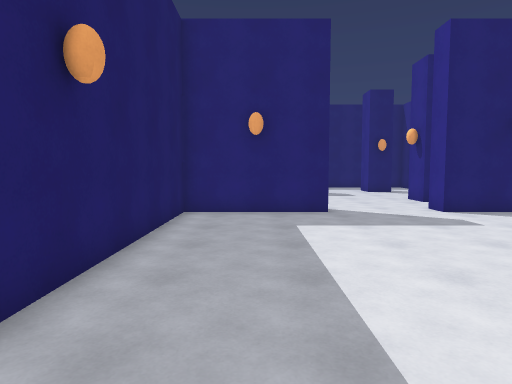
View 1 (above)

19 first-person views from a walk through a scene from a Unity 3-D project. The camera is 1.5 m above the floor, tilts 4° down and sees 75° across. The floor is counted in squares, 1 m on a side. Each view is taken from the middle of a square. On the plan, view 1 faces up. The plan holds only what a view shows up to about 15 squares ahead; the rest is blank. The player is left out. Door leaves are left out, so doorways stand open.

View 2
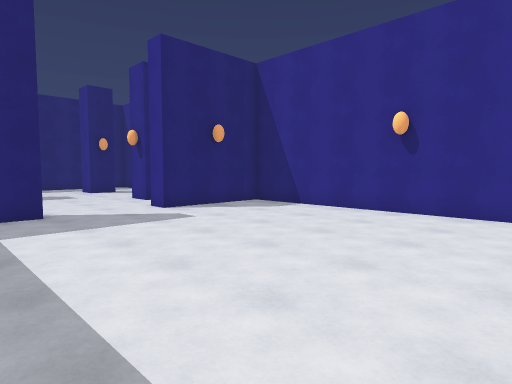

View 3
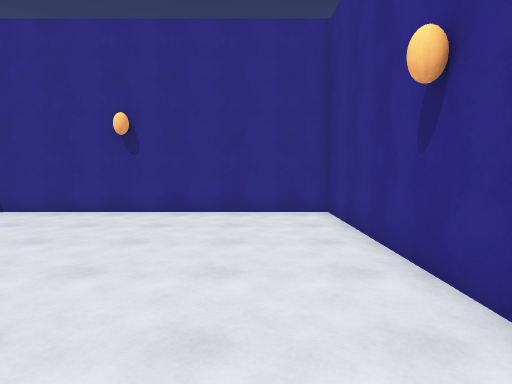

View 4
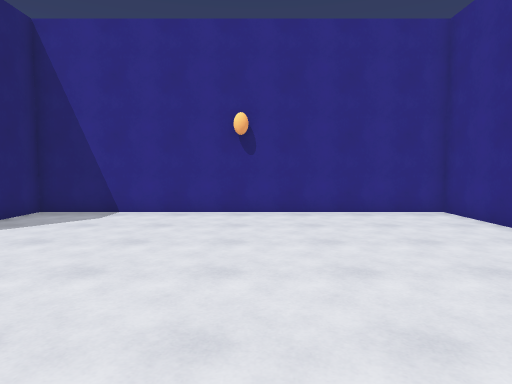

View 5
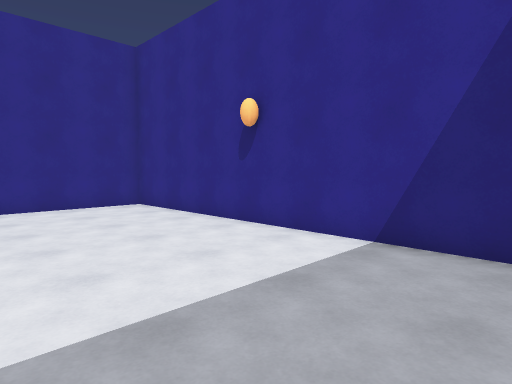

View 6
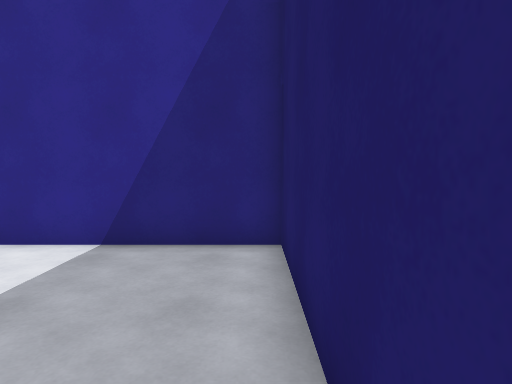

View 7
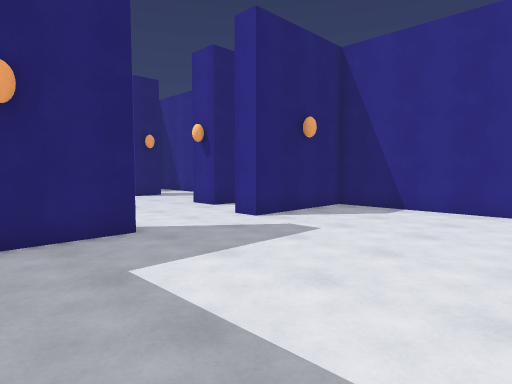

View 8
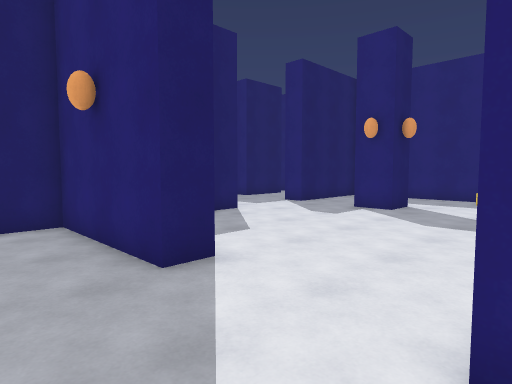

View 9
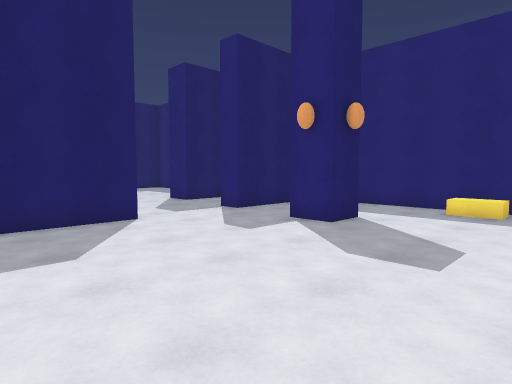

View 10
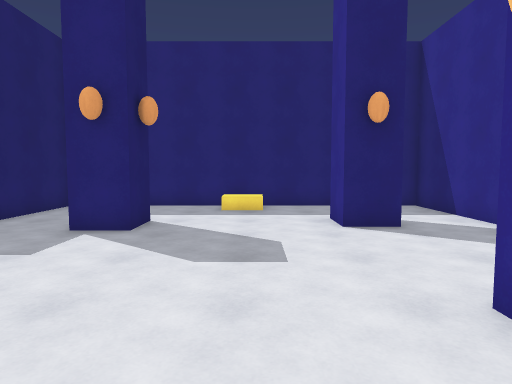

View 11
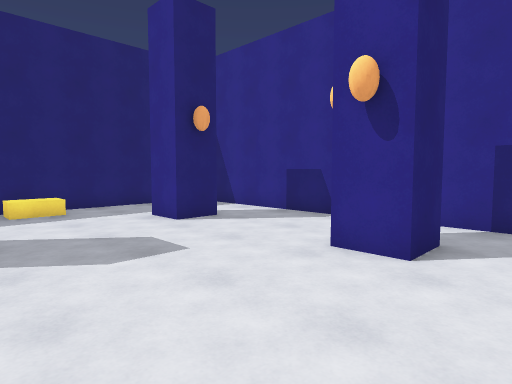

View 12
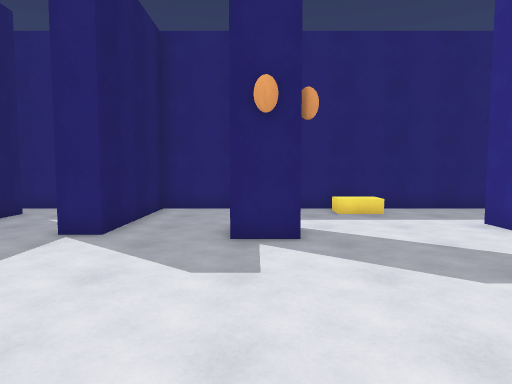

View 13
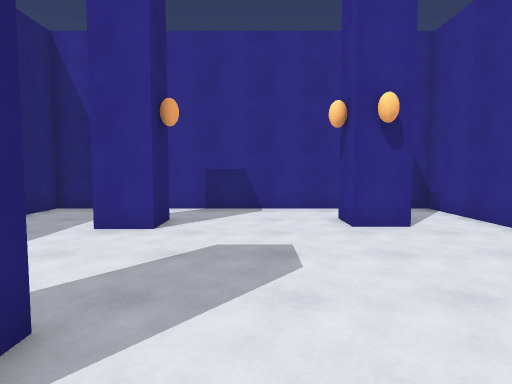

View 14
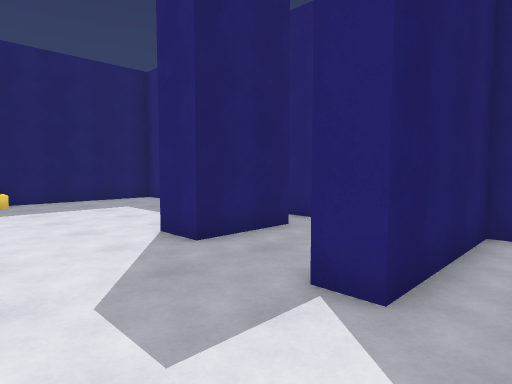

View 15
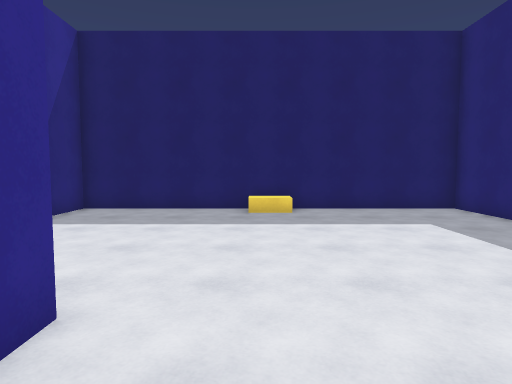

View 16
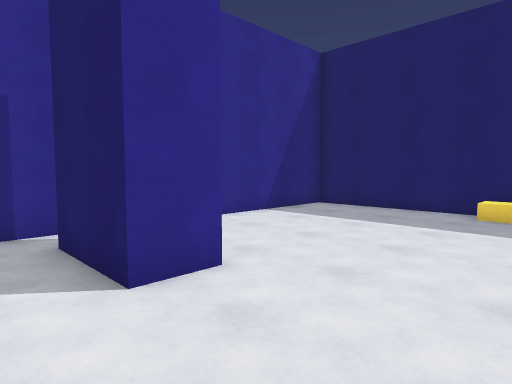

View 17
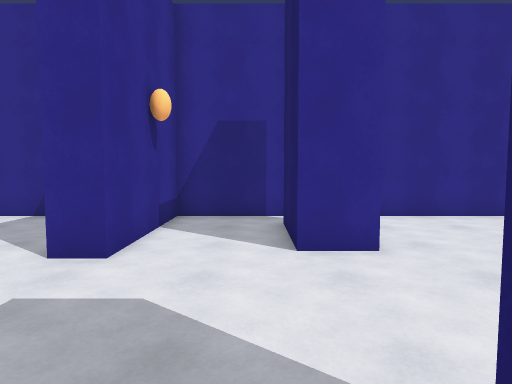

View 18
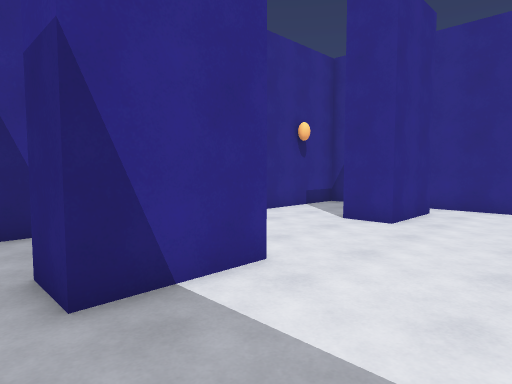

View 19
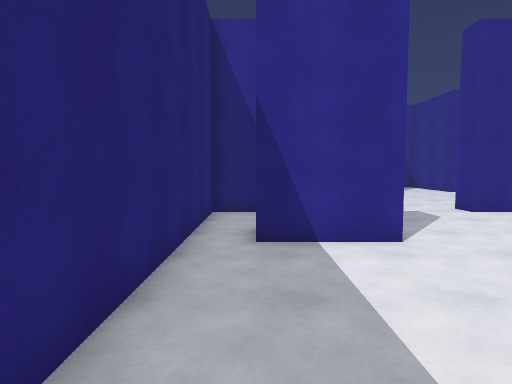

### Floor plan
Points are (right, up) in squares from view 1. A wall is a line through its corners. A room is listed if a view was taken in it or the views show most of it. See-through windows are left out.
Room 1 (views 1, 2, 3, 4, 5, 6, 7, 8)
walls: (2.5, 11.5) (-2.5, 11.5) (-2.5, -2.5) (11.5, -2.5) (11.5, 11.5) (6.5, 11.5)
ways out: open door at (4.5, 12) to room 2
Room 2 (views 9, 10, 11, 12, 13, 14)
walls: (2, 22.6) (2, 21.1) (0.4, 21.1); (8.9, 21.5) (7.3, 21.5) (7.3, 23.1); (7.6, 15) (7.6, 16.5) (9.1, 16.5); (-2.5, 17.5) (-2.5, 14.1); (0.6, 12.5) (2.1, 12.5); (11.5, 16.5) (11.5, 26.5) (-2.5, 26.5) (-2.5, 21.5)
ways out: open door at (4.5, 12) to room 1; open door at (-3, 19.5) to room 3; opening at (8.5, 13.5) to room 4; opening at (10.5, 15.5) to room 4
Room 3 (views 15, 16, 17, 18, 19)
walls: (-8.3, 22) (-8.3, 25) (-6.7, 25) (-6.7, 22) (-8.3, 22); (-8.3, 13.9) (-8.3, 17) (-6.7, 17) (-6.7, 14); (-14.6, 26.5) (-17.5, 26.5) (-17.5, 12.5) (-3.5, 12.5) (-3.5, 17.5); (-3.5, 24.4) (-3.5, 26.5) (-13.1, 26.5)
ways out: open door at (-3, 19.5) to room 2
Room 4 (no view inside)
walls: (9.1, 15) (7.6, 15); (7.4, 12.5) (11.5, 12.5) (11.5, 16.5)
ways out: opening at (8.5, 13.5) to room 2; opening at (10.5, 15.5) to room 2

Where each view was taken, in squares from view 1:
view 1: 0 up, 0 right, facing up
view 2: 0 up, 0 right, facing up-right
view 3: 0 up, 0 right, facing right
view 4: 4 up, 0 right, facing right
view 5: 4 up, 2 left, facing down-right
view 6: 4 up, 2 left, facing down
view 7: 4 up, 1 left, facing up-right
view 8: 9 up, 7 right, facing up-left
view 9: 13 up, 7 right, facing up-left
view 10: 13 up, 5 right, facing up
view 11: 13 up, 2 right, facing up-right
view 12: 14 up, 1 right, facing up
view 13: 19 up, 1 left, facing right
view 14: 18 up, 1 left, facing up-left
view 15: 19 up, 5 left, facing left
view 16: 21 up, 5 left, facing down-left
view 17: 23 up, 6 left, facing down
view 18: 26 up, 12 left, facing down-right
view 19: 25 up, 15 left, facing right
